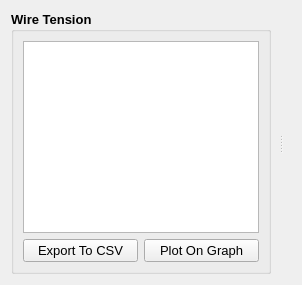
          <widget class="QWidget" name="wireTab">
           <attribute name="title">
            <string>Wires</string>
           </attribute>
           <layout class="QGridLayout" name="gridLayout_27">
            <item row="0" column="0">
             <widget class="QSplitter" name="splitter_3">
              <property name="orientation">
               <enum>Qt::Horizontal</enum>
              </property>
              <property name="handleWidth">
               <number>20</number>
              </property>
              <widget class="QGroupBox" name="wireTensionBox_2">
               <property name="minimumSize">
                <size>
                 <width>0</width>
                 <height>0</height>
                </size>
               </property>
               <property name="maximumSize">
                <size>
                 <width>500</width>
                 <height>16777215</height>
                </size>
               </property>
               <property name="font">
                <font>
                 <pointsize>10</pointsize>
                 <weight>75</weight>
                 <bold>true</bold>
                </font>
               </property>
               <property name="title">
                <string>Wire Tension</string>
               </property>
               <layout class="QGridLayout" name="gridLayout_26">
                <item row="2" column="0">
                 <widget class="QPushButton" name="wireExportButton_2">
                  <property name="font">
                   <font>
                    <pointsize>10</pointsize>
                    <weight>50</weight>
                    <bold>false</bold>
                   </font>
                  </property>
                  <property name="text">
                   <string>Export To CSV</string>
                  </property>
                 </widget>
                </item>
                <item row="0" column="0" colspan="2">
                 <widget class="QListWidget" name="wireListWidget_2">
                  <property name="font">
                   <font>
                    <pointsize>8</pointsize>
                    <weight>50</weight>
                    <bold>false</bold>
                   </font>
                  </property>
                 </widget>
                </item>
                <item row="2" column="1">
                 <widget class="QPushButton" name="wirePlotButton_2">
                  <property name="font">
                   <font>
                    <pointsize>10</pointsize>
                    <weight>50</weight>
                    <bold>false</bold>
                   </font>
                  </property>
                  <property name="text">
                   <string>Plot On Graph</string>
                  </property>
                 </widget>
                </item>
               </layout>
              </widget>
              <widget class="QWidget" name="layoutWidget_3">
               <layout class="QVBoxLayout" name="wireGraphLayout"/>
              </widget>
             </widget>
            </item>
           </layout>
          </widget>
